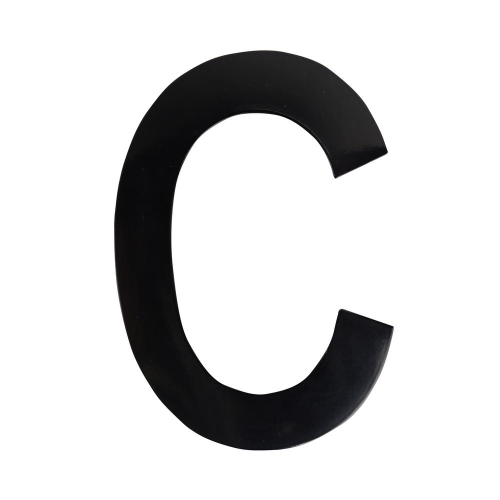
#> input picture download.jpg, 1000 x 1000 px (shown at 1/2 size)
$ jupyter execute --allow-errors Untitled.ipynb
#> lines starting #> are read from the running program, lines starting #| are printed output that depends on the picture; after the words box and inside, x2 and y2 are one past the last pixel; in counts of white or black regions, pixels touching at a corner belong together
[cell 1]
import matplotlib.pyplot as plt
import cv2
import numpy as np
from keras.models import Sequential
from keras.layers import Dense, Flatten, Conv2D, MaxPool2D, Dropout
from keras.optimizers import SGD, Adam
from keras.callbacks import ReduceLROnPlateau, EarlyStopping
from keras.utils import to_categorical
import pandas as pd
import numpy as np
from sklearn.model_selection import train_test_split
from sklearn.utils import shuffle

#> (a cell that did not finish here is left out)

#> (a cell that did not finish here is left out)

#> (a cell that did not finish here is left out)

[cell 5]
word_dict = {0:'A',1:'B',2:'C',3:'D',4:'E',5:'F',6:'G',7:'H',8:'I',9:'J',10:'K',11:'L',12:'M',13:'N',14:'O',15:'P',16:'Q',17:'R',18:'S',19:'T',20:'U',21:'V',22:'W',23:'X', 24:'Y',25:'Z'}

#> (a cell that did not finish here is left out)

#> (a cell that did not finish here is left out)

#> (a cell that did not finish here is left out)

#> (a cell that did not finish here is left out)

#> (a cell that did not finish here is left out)

#> (a cell that did not finish here is left out)

#> (a cell that did not finish here is left out)

#> (a cell that did not finish here is left out)

[cell 14]
fig, axes = plt.subplots(3,3, figsize=(8,9))
axes = axes.flatten()

#> (the rest of this cell did not finish here and is left out)

[cell 15]
img = cv2.imread(r'download.jpg')
#> img is the input picture: shape (1000, 1000, 3); mean B, G, R 213.4, 213, 213.1
img_copy = img.copy()

img = cv2.cvtColor(img, cv2.COLOR_BGR2RGB)
img = cv2.resize(img, (400,440))
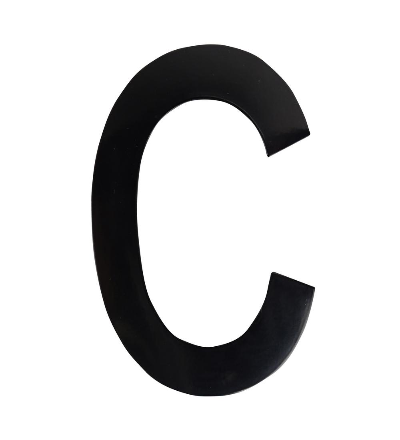
#> img: shape (440, 400, 3); mean R, G, B 213.1, 213, 213.3
img

[cell 16]
img_copy = cv2.GaussianBlur(img_copy, (7,7), 0)
img_gray = cv2.cvtColor(img_copy, cv2.COLOR_BGR2GRAY)
_, img_thresh = cv2.threshold(img_gray, 100, 255, cv2.THRESH_BINARY_INV)
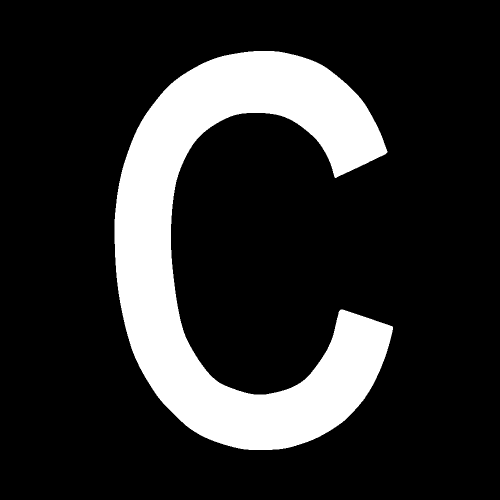
#> img_thresh: shape (1000, 1000) (shown at 1/2 size); 17.6% white; 1 white region, box (x1, y1, x2, y2) and area: (229, 102, 786, 900) 176464

img_final = cv2.resize(img_thresh, (28,28))
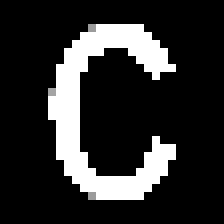
#> img_final: shape (28, 28) (shown 8 times larger); min 0, max 255, mean 45.2
img_final =np.reshape(img_final, (1,28,28,1))
